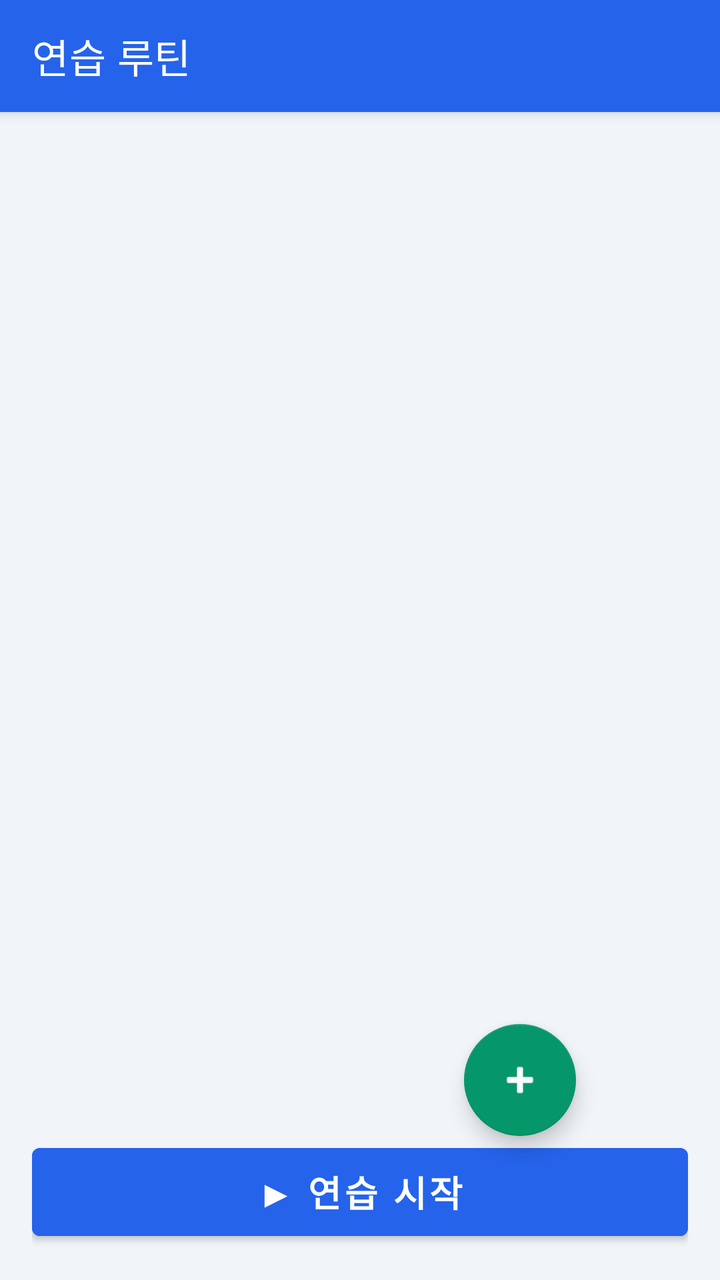
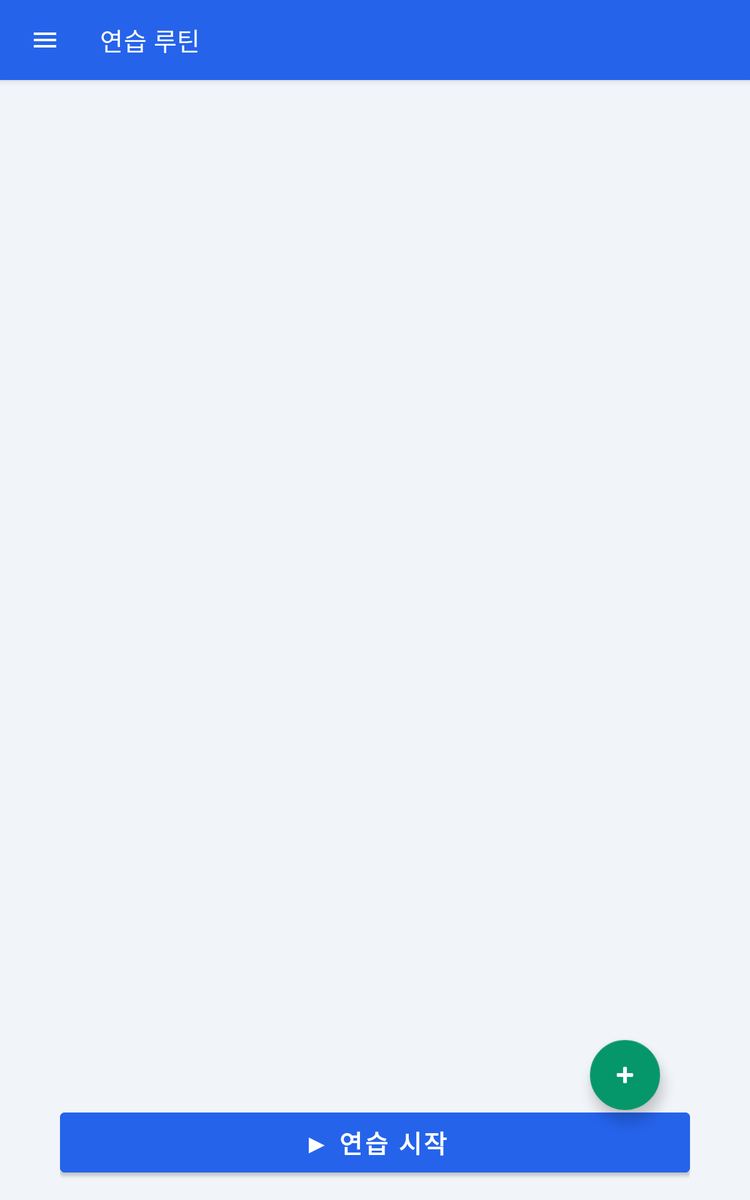

First picture: res/layout/ on a phone held upright. Second picture: the repository's own variant of that layout, on a device whose configuration matches the variant's folder. Source for both follows.
<!-- AndroidManifest.xml: application theme Theme.PracticeRoutine -->
<!-- res/layout/activity_main.xml -->
<?xml version="1.0" encoding="utf-8"?>
<androidx.coordinatorlayout.widget.CoordinatorLayout
    xmlns:android="http://schemas.android.com/apk/res/android"
    xmlns:app="http://schemas.android.com/apk/res-auto"
    xmlns:tools="http://schemas.android.com/tools"
    android:layout_width="match_parent"
    android:layout_height="match_parent"
    android:background="@color/background">

    <com.google.android.material.appbar.AppBarLayout
        android:layout_width="match_parent"
        android:layout_height="wrap_content">

        <com.google.android.material.appbar.MaterialToolbar
            android:id="@+id/toolbar"
            android:layout_width="match_parent"
            android:layout_height="?attr/actionBarSize"
            android:background="@color/primary"
            app:title="@string/app_name"
            app:titleTextColor="@color/white" />

    </com.google.android.material.appbar.AppBarLayout>

    <LinearLayout
        android:layout_width="match_parent"
        android:layout_height="match_parent"
        android:orientation="vertical"
        android:padding="16dp"
        app:layout_behavior="@string/appbar_scrolling_view_behavior">

        <TextView
            android:id="@+id/tvEmptyHint"
            android:layout_width="match_parent"
            android:layout_height="wrap_content"
            android:gravity="center"
            android:padding="48dp"
            android:text="루틴을 추가해서 연습을 시작하세요!\n오른쪽 아래 + 버튼을 눌러주세요."
            android:textColor="@color/hint"
            android:textSize="16sp"
            android:visibility="gone" />

        <androidx.recyclerview.widget.RecyclerView
            android:id="@+id/rvRoutines"
            android:layout_width="match_parent"
            android:layout_height="0dp"
            android:layout_weight="1"
            tools:listitem="@layout/item_routine" />

        <Button
            android:id="@+id/btnStart"
            android:layout_width="match_parent"
            android:layout_height="56dp"
            android:layout_marginTop="12dp"
            android:backgroundTint="@color/primary"
            android:text="▶ 연습 시작"
            android:textColor="@color/white"
            android:textSize="18sp"
            android:textStyle="bold" />

    </LinearLayout>

    <com.google.android.material.floatingactionbutton.FloatingActionButton
        android:id="@+id/fabAdd"
        android:layout_width="wrap_content"
        android:layout_height="wrap_content"
        android:layout_gravity="bottom|end"
        android:layout_margin="72dp"
        android:contentDescription="루틴 추가"
        app:srcCompat="@android:drawable/ic_input_add"
        app:backgroundTint="@color/accent" />

</androidx.coordinatorlayout.widget.CoordinatorLayout>
<!-- resources referenced by this layout -->
<resources>
  <color name="accent">#059669</color>
  <color name="background">#F1F5F9</color>
  <color name="hint">#94A3B8</color>
  <color name="primary">#2563EB</color>
  <color name="white">#FFFFFF</color>
  <string name="app_name">연습 루틴</string>
  <style name="Theme.PracticeRoutine" parent="Theme.MaterialComponents.DayNight.NoActionBar">
          <item name="colorPrimary">@color/primary</item>
          <item name="colorPrimaryVariant">@color/primary_dark</item>
          <item name="colorOnPrimary">@color/white</item>
          <item name="colorSecondary">@color/accent</item>
          <item name="colorOnSecondary">@color/white</item>
          <item name="android:statusBarColor">@color/primary_dark</item>
          <item name="android:fontFamily">@font/pretendard</item>
          <item name="fontFamily">@font/pretendard</item>
      </style>
  <color name="primary_dark">#1D4ED8</color>
</resources>
<!-- res/layout-sw600dp/activity_main.xml (the repository's variant of the layout above) -->
<!-- drawn on a 7-inch tablet held upright -->
<?xml version="1.0" encoding="utf-8"?>
<androidx.drawerlayout.widget.DrawerLayout
    xmlns:android="http://schemas.android.com/apk/res/android"
    xmlns:app="http://schemas.android.com/apk/res-auto"
    xmlns:tools="http://schemas.android.com/tools"
    android:id="@+id/drawerLayout"
    android:layout_width="match_parent"
    android:layout_height="match_parent">

    
    <androidx.coordinatorlayout.widget.CoordinatorLayout
        android:layout_width="match_parent"
        android:layout_height="match_parent"
        android:background="@color/background">

        <com.google.android.material.appbar.AppBarLayout
            android:layout_width="match_parent"
            android:layout_height="wrap_content">

            <com.google.android.material.appbar.MaterialToolbar
                android:id="@+id/toolbar"
                android:layout_width="match_parent"
                android:layout_height="?attr/actionBarSize"
                android:background="@color/primary"
                app:title="@string/app_name"
                app:titleTextColor="@color/white"
                app:navigationIcon="@drawable/ic_menu" />

        </com.google.android.material.appbar.AppBarLayout>

        <LinearLayout
            android:layout_width="match_parent"
            android:layout_height="match_parent"
            android:orientation="vertical"
            android:paddingHorizontal="48dp"
            android:paddingVertical="16dp"
            app:layout_behavior="@string/appbar_scrolling_view_behavior">

            <TextView
                android:id="@+id/tvEmptyHint"
                android:layout_width="match_parent"
                android:layout_height="wrap_content"
                android:gravity="center"
                android:padding="48dp"
                android:text="루틴을 추가해서 연습을 시작하세요!\n오른쪽 아래 + 버튼을 눌러주세요."
                android:textColor="@color/hint"
                android:textSize="18sp"
                android:visibility="gone" />

            <androidx.recyclerview.widget.RecyclerView
                android:id="@+id/rvRoutines"
                android:layout_width="match_parent"
                android:layout_height="0dp"
                android:layout_weight="1"
                tools:listitem="@layout/item_routine" />

            <Button
                android:id="@+id/btnStart"
                android:layout_width="match_parent"
                android:layout_height="60dp"
                android:layout_marginTop="16dp"
                android:backgroundTint="@color/primary"
                android:text="▶ 연습 시작"
                android:textColor="@color/white"
                android:textSize="20sp"
                android:textStyle="bold" />

        </LinearLayout>

        <com.google.android.material.floatingactionbutton.FloatingActionButton
            android:id="@+id/fabAdd"
            android:layout_width="wrap_content"
            android:layout_height="wrap_content"
            android:layout_gravity="bottom|end"
            android:layout_margin="72dp"
            android:contentDescription="루틴 추가"
            app:srcCompat="@android:drawable/ic_input_add"
            app:backgroundTint="@color/accent" />

    </androidx.coordinatorlayout.widget.CoordinatorLayout>

    
    <LinearLayout
        android:id="@+id/navDrawer"
        android:layout_width="280dp"
        android:layout_height="match_parent"
        android:layout_gravity="start"
        android:orientation="vertical"
        android:background="@color/card_background"
        android:elevation="8dp">

        
        <LinearLayout
            android:layout_width="match_parent"
            android:layout_height="100dp"
            android:background="@color/primary"
            android:gravity="bottom|start"
            android:paddingStart="20dp"
            android:paddingBottom="16dp"
            android:paddingEnd="20dp">

            <TextView
                android:layout_width="wrap_content"
                android:layout_height="wrap_content"
                android:text="@string/app_name"
                android:textColor="@color/white"
                android:textSize="20sp"
                android:textStyle="bold" />

        </LinearLayout>

        
        <LinearLayout
            android:id="@+id/drawerItemSelect"
            android:layout_width="match_parent"
            android:layout_height="56dp"
            android:orientation="horizontal"
            android:gravity="center_vertical"
            android:paddingStart="20dp"
            android:paddingEnd="20dp"
            android:background="?attr/selectableItemBackground"
            android:clickable="true"
            android:focusable="true">

            <TextView
                android:layout_width="wrap_content"
                android:layout_height="wrap_content"
                android:text="☑"
                android:textSize="18sp"
                android:textColor="@color/text_secondary"
                android:layout_marginEnd="16dp" />

            <TextView
                android:layout_width="wrap_content"
                android:layout_height="wrap_content"
                android:text="선택 삭제"
                android:textSize="16sp"
                android:textColor="@color/text_primary" />

        </LinearLayout>

        <View
            android:layout_width="match_parent"
            android:layout_height="1dp"
            android:background="@color/hint"
            android:alpha="0.3"
            android:layout_marginStart="20dp"
            android:layout_marginEnd="20dp" />

        <LinearLayout
            android:id="@+id/drawerItemSave"
            android:layout_width="match_parent"
            android:layout_height="56dp"
            android:orientation="horizontal"
            android:gravity="center_vertical"
            android:paddingStart="20dp"
            android:paddingEnd="20dp"
            android:background="?attr/selectableItemBackground"
            android:clickable="true"
            android:focusable="true">

            <TextView
                android:layout_width="wrap_content"
                android:layout_height="wrap_content"
                android:text="💾"
                android:textSize="18sp"
                android:layout_marginEnd="16dp" />

            <TextView
                android:layout_width="wrap_content"
                android:layout_height="wrap_content"
                android:text="저장하기"
                android:textSize="16sp"
                android:textColor="@color/text_primary" />

        </LinearLayout>

        <LinearLayout
            android:id="@+id/drawerItemLoad"
            android:layout_width="match_parent"
            android:layout_height="56dp"
            android:orientation="horizontal"
            android:gravity="center_vertical"
            android:paddingStart="20dp"
            android:paddingEnd="20dp"
            android:background="?attr/selectableItemBackground"
            android:clickable="true"
            android:focusable="true">

            <TextView
                android:layout_width="wrap_content"
                android:layout_height="wrap_content"
                android:text="📂"
                android:textSize="18sp"
                android:layout_marginEnd="16dp" />

            <TextView
                android:layout_width="wrap_content"
                android:layout_height="wrap_content"
                android:text="불러오기"
                android:textSize="16sp"
                android:textColor="@color/text_primary" />

        </LinearLayout>

        <View
            android:layout_width="match_parent"
            android:layout_height="1dp"
            android:background="@color/hint"
            android:alpha="0.3"
            android:layout_marginStart="20dp"
            android:layout_marginEnd="20dp" />

        <LinearLayout
            android:id="@+id/drawerItemSettings"
            android:layout_width="match_parent"
            android:layout_height="56dp"
            android:orientation="horizontal"
            android:gravity="center_vertical"
            android:paddingStart="20dp"
            android:paddingEnd="20dp"
            android:background="?attr/selectableItemBackground"
            android:clickable="true"
            android:focusable="true">

            <TextView
                android:layout_width="wrap_content"
                android:layout_height="wrap_content"
                android:text="⚙"
                android:textSize="18sp"
                android:textColor="@color/text_secondary"
                android:layout_marginEnd="16dp" />

            <TextView
                android:layout_width="wrap_content"
                android:layout_height="wrap_content"
                android:text="설정"
                android:textSize="16sp"
                android:textColor="@color/text_primary" />

        </LinearLayout>

    </LinearLayout>

</androidx.drawerlayout.widget.DrawerLayout>
<!-- resources referenced by the variant -->
<!-- as a 7-inch tablet held upright resolves them -->
<resources>
  <color name="accent">#059669</color>
  <color name="background">#F1F5F9</color>
  <color name="card_background">#FFFFFF</color>
  <color name="hint">#94A3B8</color>
  <color name="primary">#2563EB</color>
  <color name="text_primary">#1E293B</color>
  <color name="text_secondary">#64748B</color>
  <color name="white">#FFFFFF</color>
  <!-- drawable ic_menu (drawable) -->
  <?xml version="1.0" encoding="utf-8"?>
  <vector xmlns:android="http://schemas.android.com/apk/res/android"
      android:width="24dp"
      android:height="24dp"
      android:viewportWidth="24"
      android:viewportHeight="24">
      <path
          android:fillColor="#FFFFFF"
          android:pathData="M3,18h18v-2H3v2zm0-5h18v-2H3v2zm0-7v2h18V6H3z" />
  </vector>
  <string name="app_name">연습 루틴</string>
  <style name="Theme.PracticeRoutine" parent="Theme.MaterialComponents.DayNight.NoActionBar">
          <item name="colorPrimary">@color/primary</item>
          <item name="colorPrimaryVariant">@color/primary_dark</item>
          <item name="colorOnPrimary">@color/white</item>
          <item name="colorSecondary">@color/accent</item>
          <item name="colorOnSecondary">@color/white</item>
          <item name="android:statusBarColor">@color/primary_dark</item>
          <item name="android:fontFamily">@font/pretendard</item>
          <item name="fontFamily">@font/pretendard</item>
      </style>
  <color name="primary_dark">#1D4ED8</color>
</resources>
